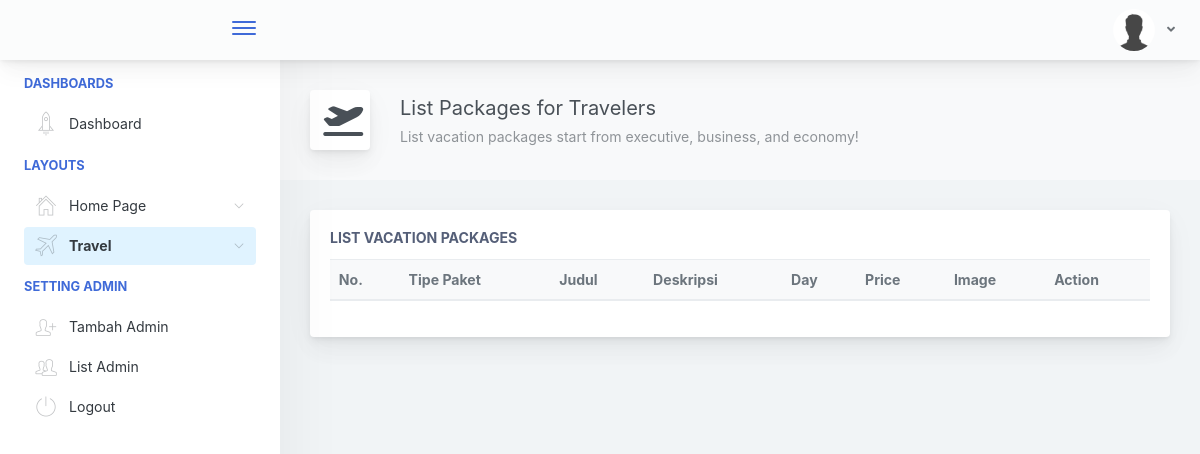
The app's page /Administrator/Paket/1, older data.
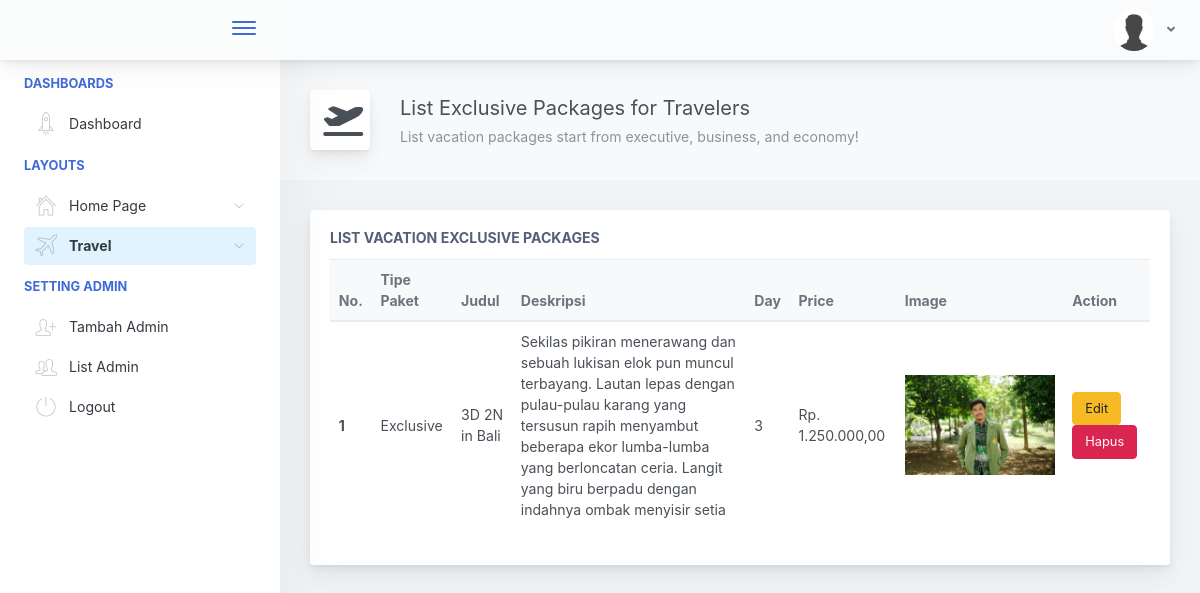
The same page, newer data.
### tables this page shows
CREATE TABLE `paket` (
  `paket_id` varchar(20) NOT NULL,
  `admin_id` int(11) NOT NULL,
  `kategori_id` int(11) NOT NULL,
  `img_paket` varchar(100) DEFAULT NULL,
  `judul` varchar(50) NOT NULL,
  `deskripsi` text NOT NULL,
  `max_person` int(10) NOT NULL,
  `durasi` varchar(50) NOT NULL,
  `harga` int(15) NOT NULL,
  `fas_bedroom` int(15) NOT NULL,
  `fas_bathroom` int(15) NOT NULL,
  `fas_tv` int(15) NOT NULL,
  `fas_inet` int(15) NOT NULL
);

### application/controllers/Administrator.php (called while the page is built, shortened)
<?php
class Administrator extends CI_Controller
{
  function __construct()
  {
    $this->load->model('M_Login');
    $this->load->model('M_Admin');
    $this->load->model('M_User');
    $this->load->model('M_Kategori');
    $this->load->model('M_Paket');
    $this->load->model('M_Testimoni');
  }
  function Paket($kategori_id)
  {
    $data['paket'] = $this->M_Paket->getPaketKategori($kategori_id);
    $this->load->view('admin/travel/paket',$data);
  }
}
 ?>

### index.php (called while the page is built, shortened)
<?php
require_once BASEPATH.'core/CodeIgniter.php';

### application/models/M_Paket.php (called while the page is built, shortened)
<?php
class M_Paket extends CI_Model
{
  function getPaketKategori($kategori_id){
  $paket = $this->db->get_where('paket',array('kategori_id'=>$kategori_id))
          ->result();
  return $paket;
  }
}
 ?>

### application/views/admin/travel/paket.php (the view, shortened to what the changed rows need)
<!doctype html>
<html lang="en">
<head>
	<link href="<?= base_url('assets\frontend\libraries\font-awesome-5\css\fontawesome-all.min.css') ?>" rel="stylesheet" media="all">
	<link href="<?= base_url('assets\backend\style\main.css')?>" rel="stylesheet">
</head>
<body>
    <div class="app-container app-theme-white body-tabs-shadow fixed-sidebar fixed-header">
        <div class="app-main">
            <div class="app-main__outer">
                <div class="app-main__inner">
                    <div class="app-page-title">
                        <div class="page-title-wrapper">
                            <div class="page-title-heading">
                                <div class="page-title-icon">
                                    <i class="fas fa-plane-departure"></i>
                                </div>
                                <div>List <?php if ($paket[0]->kategori_id == 1) {
                                  echo "Exclusive";
                                } elseif ($paket[0]->kategori_id == 2) {
                                  echo "Business";
                                } elseif ($paket[0]->kategori_id == 3) {
                                  echo "Economic";
                                }?> Packages for Travelers
                                    <div class="page-title-subheading">List vacation packages start from executive, business, and economy!
                                    </div>
                                </div>
                            </div>
                        </div>
                    </div>
                    <div class="row">
                        <div class="col-lg-12">
                            <div class="main-card mb-3 card">
                                <div class="card-body">
                                    <h5 class="card-title">List Vacation <?php if ($paket[0]->kategori_id == 1) {
                                      echo "Exclusive";
                                    } elseif ($paket[0]->kategori_id == 2) {
                                      echo "Business";
                                    } elseif ($paket[0]->kategori_id == 3) {
                                      echo "Economic";
                                    }?> Packages</h5>
                                    <div class="add-package-content">
                                        <table class="table">
                                            <thead class="thead-light">
                                                <tr>
                                                    <th scope="col">No.</th>
                                                    <th scope="col">Tipe Paket</th>
                                                    <th scope="col">Judul</th>
                                                    <th scope="col">Deskripsi</th>
                                                    <th scope="col">Day</th>
                                                    <th scope="col">Price</th>
                                                    <th scope="col">Image</th>
                                                    <th scope="col">Action</th>
                                                </tr>
                                            </thead>
                                            <?php $no = 1; foreach ($paket as $dataPaket) { ?>
                                            <tbody>
                                                <tr>
                                                    <th scope="row"><?= $no;  ?></th>
                                                    <td><?php if ($dataPaket->kategori_id == 1) {
                                                      echo "Exclusive";
                                                    } elseif ($dataPaket->kategori_id == 2) {
                                                      echo "Business";
                                                    } else {
                                                      echo "Economic";
                                                    }
                                                      ?></td>
                                                    <td><?= $dataPaket->judul ?></td>
                                                    <td><?= $dataPaket->deskripsi ?></td>
                                                    <td><?= $dataPaket->durasi ?></td>
                                                    <td>Rp. <?= number_format($dataPaket->harga, 2, ',', '.') ?></td>
                                                    <td><img src="<?= base_url('/assets/frontend/images/admin/paket/'.$dataPaket->img_paket) ?>" style="width: 150px; height: 100px;"></td>
                                                    <td>
                                                        <a href="#" onclick="editPaket<?= $dataPaket->paket_id ?>()" class="btn btn-warning">Edit</a>
                                                        <a href="#" onclick="delete_paket<?= $dataPaket->paket_id ?>()" class="btn btn-danger">Hapus</a>
                                                    </td>
                                                </tr>
                                            </tbody>
                                          <?php $no++; } ?>
                                        </table>
                                    </div>
                                </div>
                            </div>
                        </div>
                    </div>
                </div>
            </div>
        </div>
    </div>
</body>
</html>

Row changes from the older to the newer data that the page shows:
added paket: shows "Exclusive", judul "3D 2N in Bali", deskripsi "Sekilas pikiran menerawang dan sebuah lukisan elok pun muncul terbayang. Lautan lepas dengan pulau-pulau karang yang tersusun rapih menyambut beberapa ekor lumba-lumba yang berloncatan ceria. Langit yang biru berpadu dengan indahnya ombak menyisir setia", durasi "3", harga "1.250.000,00", img_paket (picture)
Text that changed along with them:
text now shown: "Exclusive EXCLUSIVE"
